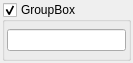
<?xml version="1.0" encoding="UTF-8"?>
<ui version="4.0">
 <class>WdgtCompuesto</class>
 <widget class="QWidget" name="WdgtCompuesto">
  <property name="geometry">
   <rect>
    <x>0</x>
    <y>0</y>
    <width>133</width>
    <height>63</height>
   </rect>
  </property>
  <property name="contextMenuPolicy">
   <enum>Qt::CustomContextMenu</enum>
  </property>
  <property name="windowTitle">
   <string>Form</string>
  </property>
  <layout class="QVBoxLayout" name="verticalLayout">
   <property name="spacing">
    <number>2</number>
   </property>
   <property name="leftMargin">
    <number>2</number>
   </property>
   <property name="topMargin">
    <number>2</number>
   </property>
   <property name="rightMargin">
    <number>2</number>
   </property>
   <property name="bottomMargin">
    <number>2</number>
   </property>
   <item>
    <widget class="QGroupBox" name="groupBox">
     <property name="contextMenuPolicy">
      <enum>Qt::CustomContextMenu</enum>
     </property>
     <property name="title">
      <string>GroupBox</string>
     </property>
     <property name="flat">
      <bool>false</bool>
     </property>
     <property name="checkable">
      <bool>true</bool>
     </property>
     <layout class="QVBoxLayout" name="verticalLayout_2">
      <property name="spacing">
       <number>2</number>
      </property>
      <property name="leftMargin">
       <number>2</number>
      </property>
      <property name="topMargin">
       <number>2</number>
      </property>
      <property name="rightMargin">
       <number>2</number>
      </property>
      <property name="bottomMargin">
       <number>2</number>
      </property>
      <item>
       <layout class="QFormLayout" name="formLayout">
        <property name="horizontalSpacing">
         <number>2</number>
        </property>
        <property name="verticalSpacing">
         <number>2</number>
        </property>
       </layout>
      </item>
      <item>
       <widget class="QLineEdit" name="txtNotes"/>
      </item>
     </layout>
    </widget>
   </item>
  </layout>
 </widget>
 <resources/>
 <connections/>
</ui>
